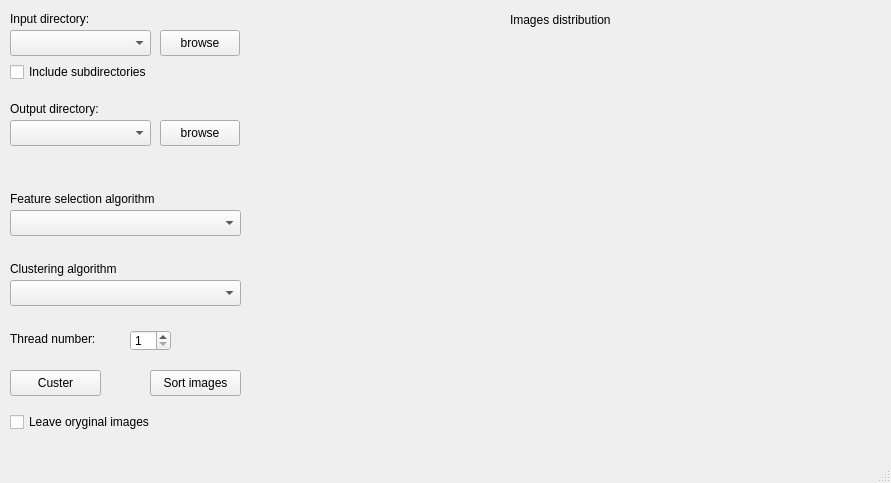
<?xml version="1.0" encoding="UTF-8"?>
<ui version="4.0">
 <class>MainWindow</class>
 <widget class="QMainWindow" name="MainWindow">
  <property name="geometry">
   <rect>
    <x>0</x>
    <y>0</y>
    <width>891</width>
    <height>483</height>
   </rect>
  </property>
  <property name="windowTitle">
   <string>Cluster</string>
  </property>
  <widget class="QWidget" name="centralwidget">
   <widget class="QLabel" name="inputDir_label">
    <property name="geometry">
     <rect>
      <x>10</x>
      <y>10</y>
      <width>101</width>
      <height>18</height>
     </rect>
    </property>
    <property name="text">
     <string>Input directory:</string>
    </property>
   </widget>
   <widget class="QLabel" name="outputDir_label">
    <property name="geometry">
     <rect>
      <x>10</x>
      <y>100</y>
      <width>111</width>
      <height>18</height>
     </rect>
    </property>
    <property name="text">
     <string>Output directory:</string>
    </property>
   </widget>
   <widget class="QPushButton" name="inputDir_browse">
    <property name="geometry">
     <rect>
      <x>160</x>
      <y>30</y>
      <width>80</width>
      <height>26</height>
     </rect>
    </property>
    <property name="text">
     <string>browse</string>
    </property>
   </widget>
   <widget class="QComboBox" name="outputDir_combo">
    <property name="geometry">
     <rect>
      <x>10</x>
      <y>120</y>
      <width>141</width>
      <height>26</height>
     </rect>
    </property>
   </widget>
   <widget class="QPushButton" name="outputDir_browse">
    <property name="geometry">
     <rect>
      <x>160</x>
      <y>120</y>
      <width>80</width>
      <height>26</height>
     </rect>
    </property>
    <property name="text">
     <string>browse</string>
    </property>
   </widget>
   <widget class="QComboBox" name="featureSelection_comboBox">
    <property name="geometry">
     <rect>
      <x>10</x>
      <y>210</y>
      <width>231</width>
      <height>26</height>
     </rect>
    </property>
   </widget>
   <widget class="QCheckBox" name="inputDir_includeSubdirs">
    <property name="geometry">
     <rect>
      <x>10</x>
      <y>60</y>
      <width>161</width>
      <height>24</height>
     </rect>
    </property>
    <property name="text">
     <string>Include subdirectories</string>
    </property>
   </widget>
   <widget class="QLabel" name="featureSelection_label">
    <property name="geometry">
     <rect>
      <x>10</x>
      <y>190</y>
      <width>181</width>
      <height>18</height>
     </rect>
    </property>
    <property name="text">
     <string>Feature selection algorithm</string>
    </property>
   </widget>
   <widget class="QLabel" name="clusteringAlgorithm_label">
    <property name="geometry">
     <rect>
      <x>10</x>
      <y>260</y>
      <width>181</width>
      <height>18</height>
     </rect>
    </property>
    <property name="text">
     <string>Clustering algorithm</string>
    </property>
   </widget>
   <widget class="QComboBox" name="clusteringAlgorithm_comboBox">
    <property name="geometry">
     <rect>
      <x>10</x>
      <y>280</y>
      <width>231</width>
      <height>26</height>
     </rect>
    </property>
   </widget>
   <widget class="QPushButton" name="cluster_button">
    <property name="geometry">
     <rect>
      <x>10</x>
      <y>370</y>
      <width>91</width>
      <height>26</height>
     </rect>
    </property>
    <property name="text">
     <string>Custer</string>
    </property>
   </widget>
   <widget class="QPushButton" name="sortImages_button">
    <property name="geometry">
     <rect>
      <x>150</x>
      <y>370</y>
      <width>91</width>
      <height>26</height>
     </rect>
    </property>
    <property name="text">
     <string>Sort images</string>
    </property>
   </widget>
   <widget class="QCheckBox" name="leaveOryginals_checkbox">
    <property name="geometry">
     <rect>
      <x>10</x>
      <y>410</y>
      <width>161</width>
      <height>24</height>
     </rect>
    </property>
    <property name="text">
     <string>Leave oryginal images</string>
    </property>
   </widget>
   <widget class="QSpinBox" name="threadCount">
    <property name="geometry">
     <rect>
      <x>130</x>
      <y>330</y>
      <width>41</width>
      <height>21</height>
     </rect>
    </property>
    <property name="minimum">
     <number>1</number>
    </property>
   </widget>
   <widget class="QLabel" name="threadCount_label">
    <property name="geometry">
     <rect>
      <x>10</x>
      <y>330</y>
      <width>101</width>
      <height>18</height>
     </rect>
    </property>
    <property name="text">
     <string>Thread number:</string>
    </property>
   </widget>
   <widget class="QCustomPlot" name="graph" native="true">
    <property name="geometry">
     <rect>
      <x>250</x>
      <y>30</y>
      <width>631</width>
      <height>401</height>
     </rect>
    </property>
   </widget>
   <widget class="QLabel" name="label">
    <property name="geometry">
     <rect>
      <x>510</x>
      <y>10</y>
      <width>121</width>
      <height>20</height>
     </rect>
    </property>
    <property name="text">
     <string>Images distribution</string>
    </property>
   </widget>
   <widget class="QComboBox" name="inputDir_combo">
    <property name="geometry">
     <rect>
      <x>10</x>
      <y>30</y>
      <width>141</width>
      <height>26</height>
     </rect>
    </property>
   </widget>
  </widget>
  <widget class="QMenuBar" name="menubar">
   <property name="geometry">
    <rect>
     <x>0</x>
     <y>0</y>
     <width>891</width>
     <height>23</height>
    </rect>
   </property>
  </widget>
  <widget class="QStatusBar" name="statusbar"/>
 </widget>
 <customwidgets>
  <customwidget>
   <class>QCustomPlot</class>
   <extends>QWidget</extends>
   <header>qcustomplot.h</header>
   <container>1</container>
  </customwidget>
 </customwidgets>
 <resources/>
 <connections/>
</ui>
